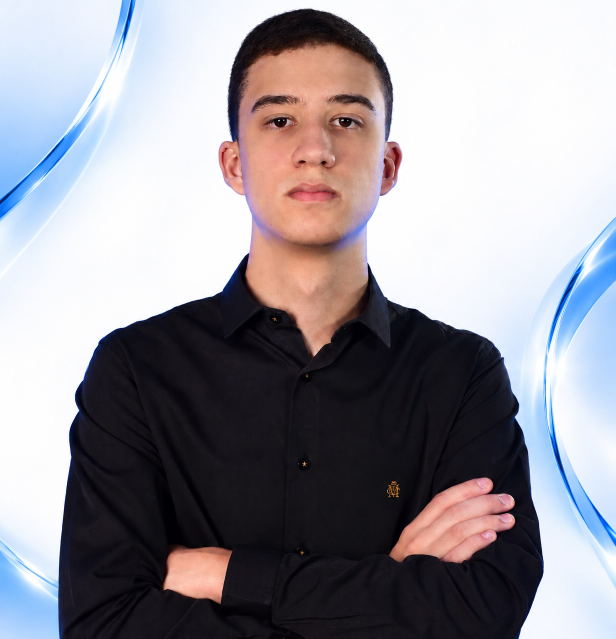
#> input picture assets/guilherme-crossed-light.jpg, 1232 x 1277 px (shown at 1/2 size)
$ python -i export-mobius-video.py   (imports and definitions only)
#> lines starting #> are read from the running program, lines starting #| are printed output that depends on the picture
"""Export one original CSS levitate cycle, 3840x2160, 60 fps, exactly 8 s.

The 720x620 illustration is uniformly fitted to a neutral 16:9 studio canvas.
Original transform-origin: 50% 55%; frames: 0/100% (0px,-2deg), 50% (-11px,2deg).
Each half-cycle uses CSS ease-in-out = cubic-bezier(.42,0,.58,1).
There is no 3D/camera animation and no additional rotation or scene duration.
"""
from pathlib import Path
from concurrent.futures import ThreadPoolExecutor
import argparse
import math
import subprocess
import numpy as np
from PIL import Image


def ease(x):
    lo, hi = 0., 1.
    for _ in range(48):
        t = (lo + hi) / 2
        bx = 3 * (1 - t)**2 * t * .42 + 3 * (1 - t) * t*t * .58 + t**3
        if bx < x:
            lo = t
        else:
            hi = t
    return 3 * (1 - t) * t*t + t**3


def original_motion(seconds):
    phase = (seconds % 8) / 4
    amount = ease(phase) if phase <= 1 else 1 - ease(phase - 1)
    return -11 * amount, -2 + 4 * amount


def export(master, output):
#> called with master = '../assets/guilherme-crossed-light.jpg', output = 'out.png'
    width, height, fps, frames = 3840, 2160, 60, 480
    source = Image.open(master).convert("RGBA")
    source_scale = source.width / 720
#> source_scale = 1.71
    scale = height / 620
    offset_x = (width - 720 * scale) / 2
    origin_x, origin_y = 360, 341
    # A fixed neutral studio background; no motion is added to the scene.
    yy, xx = np.ogrid[:height, :width]
    glow = np.exp(-2 * (((xx - width*.5)/(width*.58))**2 + ((yy - height*.47)/(height*.75))**2))
    bg = np.empty((height, width, 3), np.uint8)
    for channel, (base, light) in enumerate(((243, 253), (245, 254), (248, 255))):
        bg[:, :, channel] = np.rint(base + glow*(light-base))
    background = Image.fromarray(bg, "RGB").convert("RGBA")
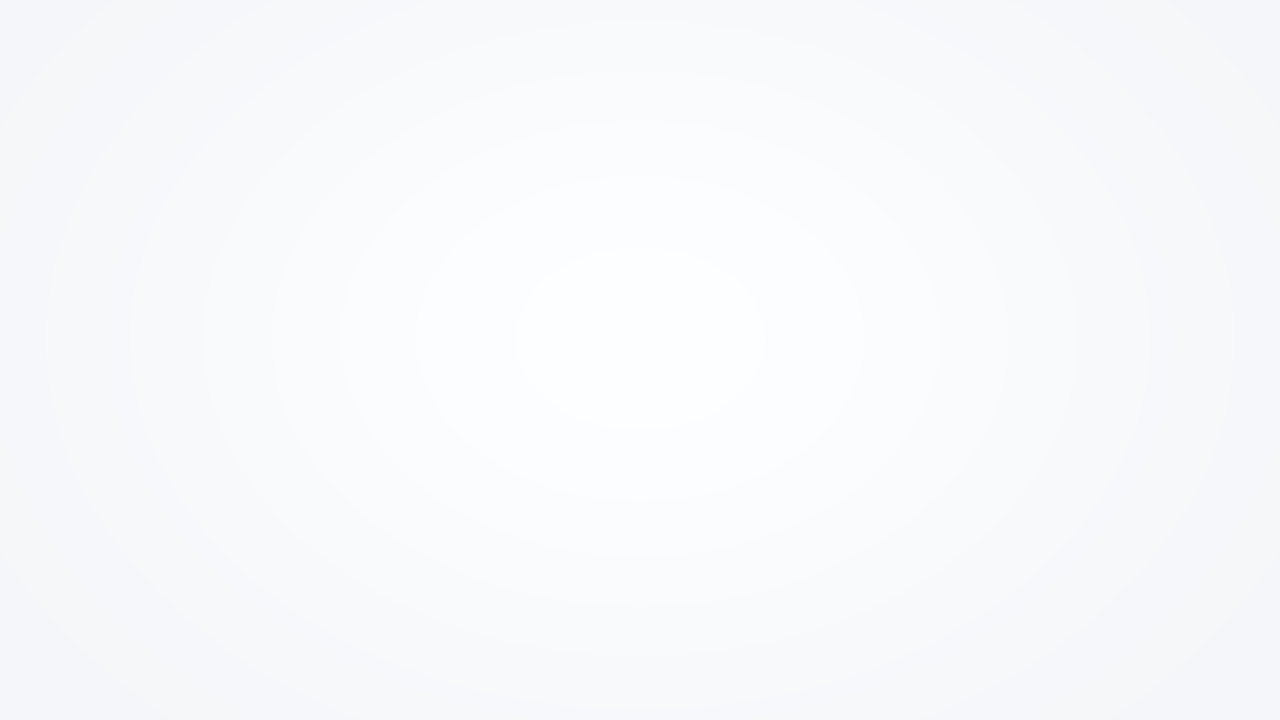
#> background: PIL image 3840x2160 RGBA (shown at 1/3 size); mean R, G, B, A 248.1, 249.6, 251.6, 255
    output = Path(output)
    output.parent.mkdir(parents=True, exist_ok=True)
#> (the run stopped early here; a loop or call above may not have finished)
